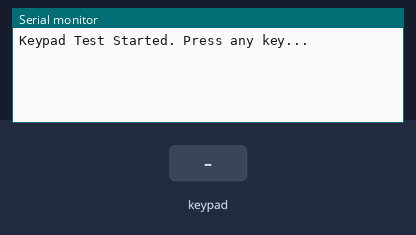
Simulated run of this sketch. Board: Arduino Uno, built with avr-gcc and run on an emulated ATmega328P. Shown: the last lines printed to the serial monitor. The inputs (shaded band) are chosen by the test bench.

Above: at 1.2 s.
1.3 s: key '1' pressed
At 2.5 s:
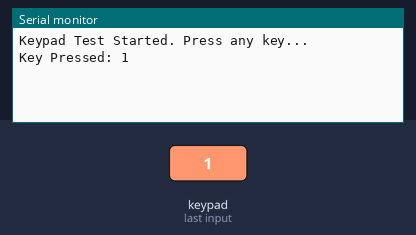
2.8 s: keypad keys 9 8 7 6 # pressed 0.4 s apart
At 5.2 s:
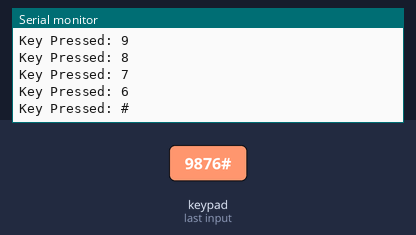
6.3 s: key '*' pressed
At 6.8 s:
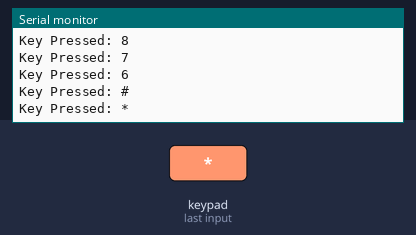
7.8 s: keypad keys 5 4 3 pressed 0.4 s apart
At 9.6 s:
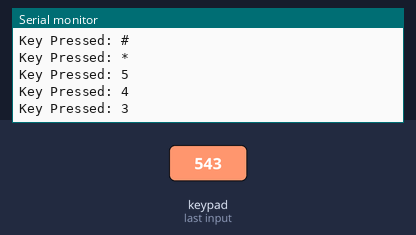
Timing chart, 0 to 11.1 s (numbered marks = the images above; inputs shaded):
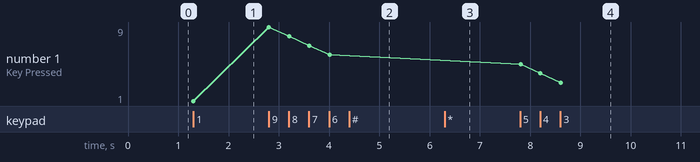

Measured:
- after the input at 1.3 s, the serial monitor: prints a new line at once (image 1)
- after the input at 2.8 s, the serial monitor: prints a new line at once (image 2)
- after the input at 6.3 s, the serial monitor: prints a new line at once (image 3)
- after the input at 7.8 s, the serial monitor: prints a new line at once (image 4)
- plotted number 1: 1 → 6 after the input at 2.8 s, 6 → 3 after the input at 7.8 s

The sketch:

KeypadPhoneArduino.ino
```cpp
#include<Keypad.h>

const byte ROWS = 4;
const byte COLS = 3;

char keys[ROWS][COLS]={
  {'1','2','3'},
  {'4','5','6'},
  {'7','8','9'},
  {'*','0','#'},
};

byte rowPins[ROWS]={9,8,7,6};
byte colPins[COLS]={5,4,3};

Keypad customKeypad=Keypad(makeKeymap(keys),rowPins,colPins,ROWS,COLS);

void setup() {
  Serial.begin(9600);
  Serial.println("Keypad Test Started. Press any key...");
}

void loop() {
  char customKey=customKeypad.getKey();
  if(customKey){
    Serial.print("Key Pressed: ");
    Serial.println(customKey);
  }
}
```
